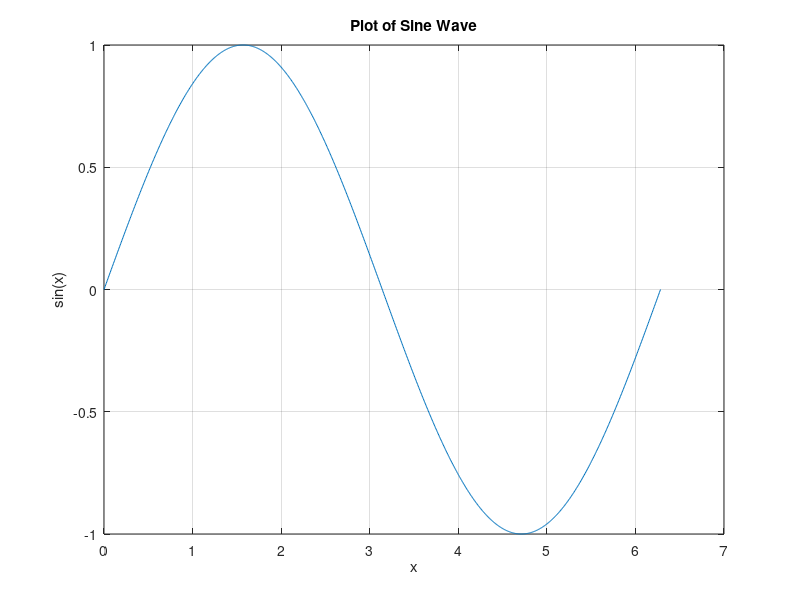

Source code (MATLAB):
% This script plots a simple sine wave.

% Define the x-axis values
x = linspace(0, 2*pi, 1000);

% Calculate the sine values
y = sin(x);

% Create the plot
plot(x, y);

% Add labels and title
xlabel('x');
ylabel('sin(x)');
title('Plot of Sine Wave');

% Add a grid for better readability
grid on;
